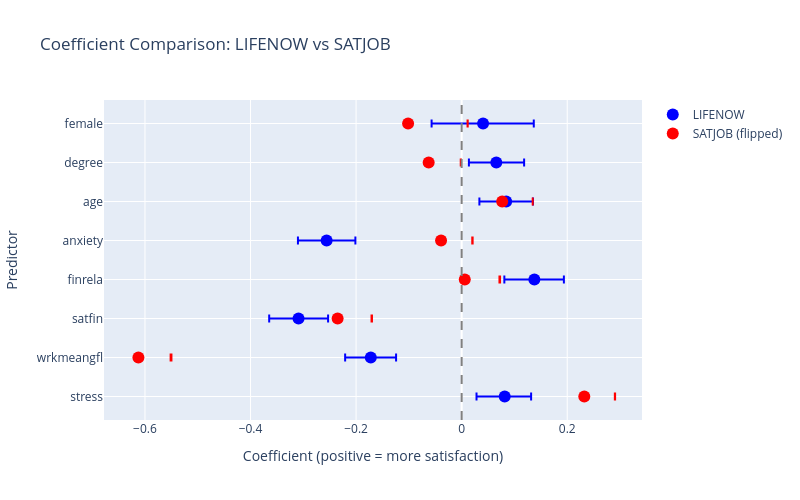

The notebook cell this image was saved under:
### Code cell
# Visualize coefficient comparison
fig = go.Figure()

# LIFENOW coefficients
fig.add_trace(go.Scatter(
    x=comparison_df['LIFENOW_mean'],
    y=comparison_df['Predictor'],
    mode='markers',
    name='LIFENOW',
    marker=dict(size=12, color='blue'),
    error_x=dict(
        type='data',
        symmetric=False,
        array=comparison_df['LIFENOW_hdi_high'] - comparison_df['LIFENOW_mean'],
        arrayminus=comparison_df['LIFENOW_mean'] - comparison_df['LIFENOW_hdi_low']
    )
))

# SATJOB coefficients (flipped)
fig.add_trace(go.Scatter(
    x=-comparison_df['SATJOB_mean'],  # Flip sign
    y=comparison_df['Predictor'],
    mode='markers',
    name='SATJOB (flipped)',
    marker=dict(size=12, color='red'),
    error_x=dict(
        type='data',
        symmetric=False,
        array=-comparison_df['SATJOB_hdi_low'] + comparison_df['SATJOB_mean'],
        arrayminus=comparison_df['SATJOB_mean'] - comparison_df['SATJOB_hdi_high']
    )
))

fig.add_vline(x=0, line_dash='dash', line_color='gray')
fig.update_layout(
    title='Coefficient Comparison: LIFENOW vs SATJOB',
    xaxis_title='Coefficient (positive = more satisfaction)',
    yaxis_title='Predictor',
    height=500,
    width=800
)
fig.show()

### Figure 1 — Plotly figure (JSON) as saved in the notebook; plotly's stock layout.template omitted (floating-point values rounded to 4 significant figures)
{"data": [{"error_x": {"array": [0.05001, 0.04792, 0.056, 0.05595, 0.05446, 0.05078, 0.05269, 0.09607], "arrayminus": [0.05341, 0.04859, 0.05558, 0.05685, 0.05438, 0.05079, 0.05191, 0.09752], "symmetric": false, "type": "data"}, "marker": {"color": "blue", "size": 12}, "mode": "markers", "name": "LIFENOW", "type": "scatter", "x": [0.08157, -0.1722, -0.3091, 0.1377, -0.2558, 0.08439, 0.06565, 0.04057], "y": ["stress", "wrkmeangfl", "satfin", "finrela", "anxiety", "age", "degree", "female"]}, {"error_x": {"array": [0.0579, 0.06104, 0.06507, 0.06689, 0.05983, 0.05778, 0.06077, 0.1129], "arrayminus": [-0.05837, -0.06259, -0.06424, -0.06574, -0.05909, -0.05783, -0.06108, -0.1126], "symmetric": false, "type": "data"}, "marker": {"color": "red", "size": 12}, "mode": "markers", "name": "SATJOB (flipped)", "type": "scatter", "x": [0.2323, -0.6124, -0.235, 0.005879, -0.03902, 0.07682, -0.0625, -0.1015], "y": ["stress", "wrkmeangfl", "satfin", "finrela", "anxiety", "age", "degree", "female"]}], "layout": {"height": 500, "shapes": [{"line": {"color": "gray", "dash": "dash"}, "type": "line", "x0": 0, "x1": 0, "xref": "x", "y0": 0, "y1": 1, "yref": "y domain"}], "title": {"text": "Coefficient Comparison: LIFENOW vs SATJOB"}, "width": 800, "xaxis": {"title": {"text": "Coefficient (positive = more satisfaction)"}}, "yaxis": {"title": {"text": "Predictor"}}}}
